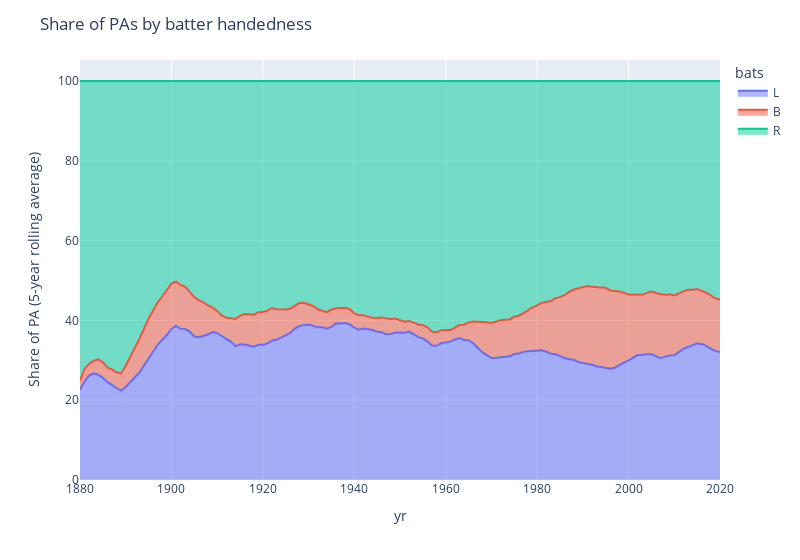

Notebook code for this chart:
### Code cell
# Out of curiosity, how much did the mix of playing time by handedness change
pa_totals_rolling = bat_totals['pa'].unstack(level=1).rolling(5).sum().dropna()

fig = px.area(pa_totals_rolling[['L','B', 'R']], groupnorm='percent', labels={'value': 'Share of PA (5-year rolling average)'})
fig.update_layout(width=800, title='Share of PAs by batter handedness')
fig.write_image('output/pa_by_handedness_bat.png')
fig.show()

### Figure 1 — Plotly figure (JSON) as saved in the notebook; plotly's stock layout.template omitted (floating-point values rounded to 4 significant figures; data arrays with more than 128 entries replaced by an {"elided": "..."} marker saying what was removed)
{"data": [{"groupnorm": "percent", "hovertemplate": "bats=L<br>yr=%{x}<br>Share of PA (5-year rolling average)=%{y}<extra></extra>", "legendgroup": "L", "line": {"color": "#636efa"}, "mode": "lines", "name": "L", "orientation": "v", "showlegend": true, "stackgroup": "1", "type": "scatter", "x": {"elided": "141 int values"}, "xaxis": "x", "y": {"elided": "141 int values"}, "yaxis": "y"}, {"groupnorm": "percent", "hovertemplate": "bats=B<br>yr=%{x}<br>Share of PA (5-year rolling average)=%{y}<extra></extra>", "legendgroup": "B", "line": {"color": "#EF553B"}, "mode": "lines", "name": "B", "orientation": "v", "showlegend": true, "stackgroup": "1", "type": "scatter", "x": {"elided": "141 int values"}, "xaxis": "x", "y": {"elided": "141 int values"}, "yaxis": "y"}, {"groupnorm": "percent", "hovertemplate": "bats=R<br>yr=%{x}<br>Share of PA (5-year rolling average)=%{y}<extra></extra>", "legendgroup": "R", "line": {"color": "#00cc96"}, "mode": "lines", "name": "R", "orientation": "v", "showlegend": true, "stackgroup": "1", "type": "scatter", "x": {"elided": "141 int values"}, "xaxis": "x", "y": {"elided": "141 int values"}, "yaxis": "y"}], "layout": {"legend": {"title": {"text": "bats"}, "tracegroupgap": 0}, "margin": {"t": 60}, "title": {"text": "Share of PAs by batter handedness"}, "width": 800, "xaxis": {"anchor": "y", "domain": [0, 1], "title": {"text": "yr"}}, "yaxis": {"anchor": "x", "domain": [0, 1], "title": {"text": "Share of PA (5-year rolling average)"}}}}
